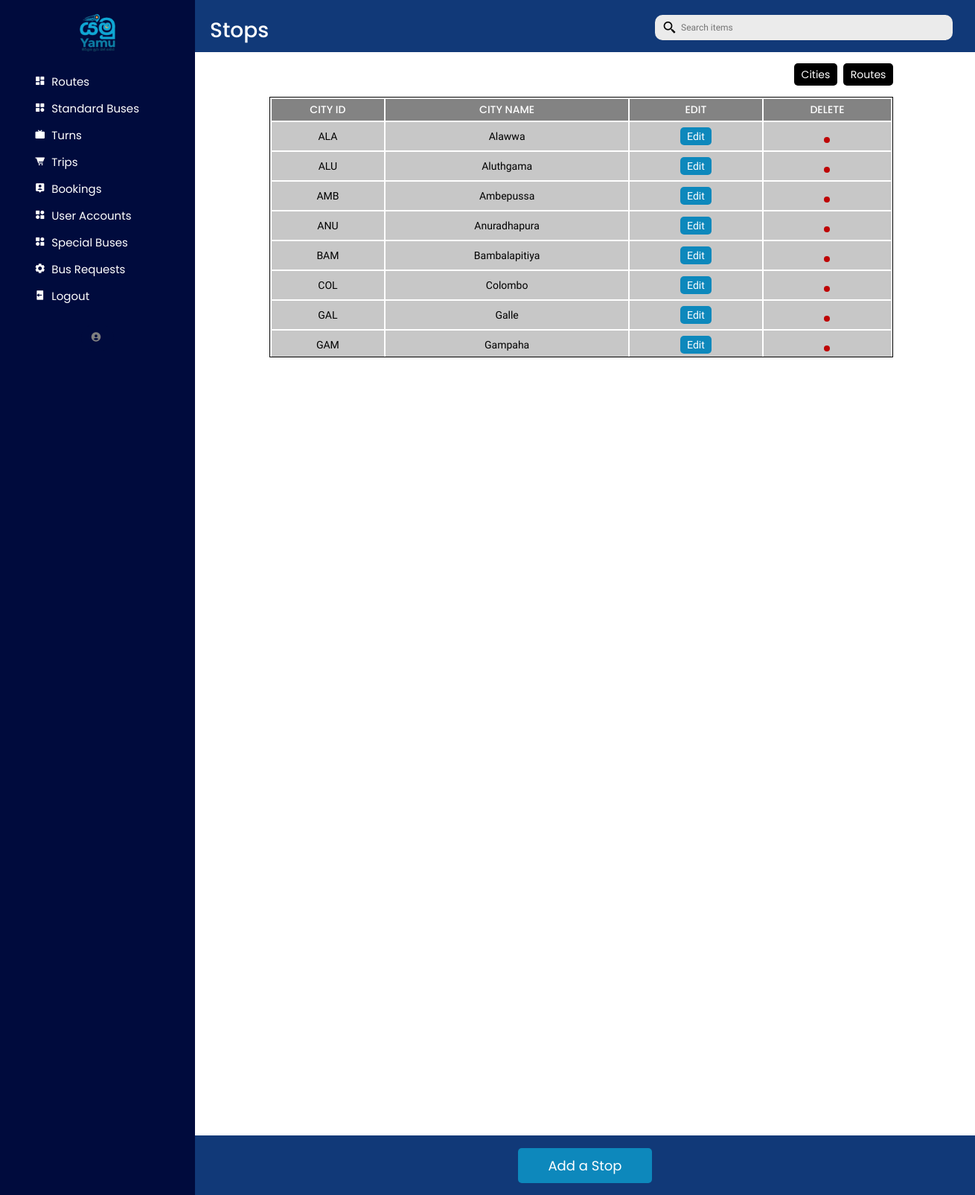
/busbooking/admin/cities.php, run on the app's committed database.
### tables this page shows
CREATE TABLE `stop` (
  `stopID` varchar(100) NOT NULL,
  `city` varchar(100) NOT NULL,
  `latitude` decimal(10,7) DEFAULT NULL,
  `longitude` decimal(10,7) DEFAULT NULL
);

### busbooking/admin/cities.php (the view, shortened to what this page needs)
<?php
require_once("../db_conn.php");
include("sidemenu.php");
?>
<div class="dashboard-content">
    <div class="heading-box">
        <div class="box-1">
            <div class="title">
                <p>Stops</p>
            </div>
        </div>
        <div class="box-1">
            <div class="search-bar">
                <ul>
                    <li class="search">
                        <form action="search.php" method="post">
                            <input type="text" placeholder="Search items" name="search" required id="search-input" />
                            <i class="bx bx-search-alt-2"></i>
                        </form>
                    </li>
                </ul>
            </div>
        </div>
    </div>
    <div class="table-section">
        <div class="sort-button-box">
        <form action="cities.php"><button class="filter">Cities</button></form>
<form action="routes.php"><button class="filter">Routes</button></form>
        </div>
        <div class="table-container">
            <div class="table-box">
                <table id="rows-def">
                    <tr id="table-head">
                        <th>CITY ID</th>
                        <th>CITY NAME</th>
                        <th>EDIT</th>
                        <th>DELETE</th>
                    </tr>
                    <?php
                    $sql = "SELECT * FROM stop";
                    $result = mysqli_query($conn, $sql);
                    $queryResults = mysqli_num_rows($result);
                    if ($queryResults > 0) {
                        while ($row = mysqli_fetch_assoc($result)) {
                            echo "<form action='cities.php' method='post'>
                            <tr>
                          <td id='ID'>" . $row["stopID"] . "</td>
                          <td>" . $row["city"] . "</td>
                          <input type='hidden' name='stopID' value=" . $row["stopID"] . ">
                          <td><button id='update'  name='editStop'> Edit</button></td>
                          <td><button id='bin' name='deleteStop'><i class='ri-delete-bin-line'></i></button> </td>
                      </tr></form>";
                        }
                    }
                    ?>
                </table>
            </div>
        </div>
    </div>
    <div class="bottom-box">
        <div class="button"><form action='cities.php' method='post'>
            <button name="addStopButtonBottom" id="popupButtonItem" class="submit">
                Add a Stop
            </button></form>
        </div>
    </div>
</div>
</body>
</html>

### busbooking/admin/admin.css (style rules this page uses)
* { margin: 0; padding: 0; box-sizing: border-box; list-style: none; text-decoration: none; font-family: "Ubuntu", sans-serif; font-weight: 400; font-size: 15px; scroll-behavior: smooth; }
:root { --offwhite: #edebe6; --black: #000000; --white: #ffffff; --blue: #000b3d; --gray: rgb(115, 114, 114); --skyblue: #113978; --skyblue2: rgb(13, 136, 188); }
body { color: var(--white); height: 100vh; overflow: hidden; }
.dashboard-content { background-color: var(--white); width: 80%; height: auto; color: #000000; display: flex; justify-content: center; flex-direction: column; flex-wrap: wrap; }
.heading-box { display: flex; justify-content: space-between; align-content: center; width: 100%; height: 70px; padding: 10px; background-color: var(--skyblue); color: var(--white); }
.box-1 { margin: 10px; }
i.bx-search-alt-2 { font-size: 20px; padding-right: 15px; }
.search { position: relative; }
.search input { font-size: 0.8rem; border: none; border-radius: 10px; padding: 10px 10px 10px 35px; width: 400px; margin-right: 10px; outline: none; background-color: #ebebeb; }
.search i { position: absolute; top: 50%; left: 10px; transform: translateY(-50%); color: #000000; }
.title { text-align: center; }
.title p { font-family: "Poppins", sans-serif; font-weight: 500; font-style: normal; font-size: 28px; }
.table-section { width: 100%; height: auto; display: flex; justify-content: center; align-content: center; flex-direction: column; margin-left: 100px; }
.sort-button-box { display: flex; justify-content: flex-end; width: 80%; padding-top: 15px; display: flex; padding-bottom: 5px; }
.filter { margin-left: 7.5px; font-family: "Poppins", sans-serif; font-weight: 400; font-style: normal; font-size: 14px; height: 30px; background-color: var(--black); color: #ffffff; border: none; border-radius: 5px; padding: 5px 10px; cursor: pointer; width: auto; }
.table-container { width: 80%; margin-top: 10px; margin-bottom: 25px; overflow: auto; max-height: 350px; border: 1px solid var(--black); }
.table-box { position: relative; width: 100%; display: flex; justify-content: center; overflow: auto; }
.table-box table { width: 100%; overflow: auto; height: auto; }
.table-box tr { text-align: center; }
.table-box th { padding: 4px; width: 30px; color: var(--white); background-color: rgba(128, 128, 128, 0.954); font-style: normal; font-size: 14px; font-family: "Poppins", sans-serif; font-weight: 500; font-style: normal; }
.table-box td { padding: 7px; background-color: rgba(166, 166, 166, 0.632); color: #000000; font-size: 14px; }
.bottom-box { position: absolute; width: 80%; bottom: 0%; display: flex; justify-content: center; align-items: center; gap: 2rem; height: 80px; background-color: var(--skyblue); }
.submit { font-size: 18px; font-family: "Poppins", sans-serif; font-weight: 400; font-style: normal; background-color: var(--skyblue2); color: var(--white); border: none; border-radius: 5px; padding: 10px 40px; cursor: pointer; width: auto; }
#update { font-size: 16px; background-color: var(--skyblue2); color: var(--white); border: none; border-radius: 5px; font-size: 14px; padding: 4px 9px; cursor: pointer; }
#bin { font-size: 16px; background-color: rgb(190, 5, 5); color: var(--white); border: none; border-radius: 5px; font-family: 'Tw Cen MT Std', sans-serif; padding: 4px 4px; cursor: pointer; }
#table-head { position: sticky; top: 0; z-index: 1001; background-color: rgb(196, 196, 196); }

### data on the page
stop: stopID "ALA", city "Alawwa"
stop: stopID "ALU", city "Aluthgama"
stop: stopID "AMB", city "Ambepussa"
stop: stopID "ANU", city "Anuradhapura"
stop: stopID "BAM", city "Bambalapitiya"
stop: stopID "COL", city "Colombo"
stop: stopID "GAL", city "Galle"
stop: stopID "GAM", city "Gampaha"
